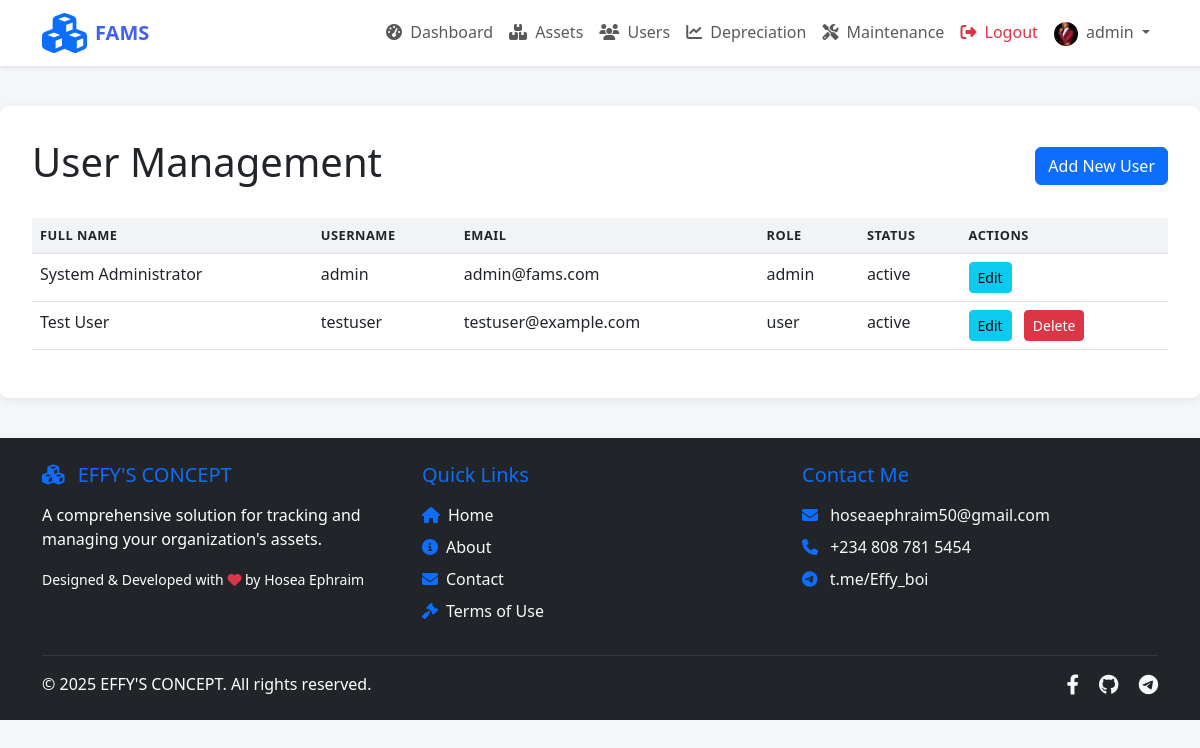
The page /admin/users.php (signed in) on the database its author committed.
### tables this page shows
CREATE TABLE IF NOT EXISTS `users` (
  `user_id` INT AUTO_INCREMENT PRIMARY KEY,
  `username` VARCHAR(50) NOT NULL UNIQUE,
  `password` VARCHAR(255) NOT NULL,
  `email` VARCHAR(100) NOT NULL UNIQUE,
  `full_name` VARCHAR(100) NOT NULL,
  `phone` VARCHAR(20),
  `department` VARCHAR(100),
  `position` VARCHAR(100),
  `profile_picture` VARCHAR(255),
  `role` ENUM('admin','user') DEFAULT 'user',
  `status` ENUM('active','inactive') DEFAULT 'active',
  `theme_preference` ENUM('light','dark','system') DEFAULT 'system',
  `language_preference` VARCHAR(10) DEFAULT 'en',
  `last_login` TIMESTAMP NULL,
  `failed_login_attempts` INT DEFAULT 0,
  `lockout_time` TIMESTAMP NULL,
  `created_at` TIMESTAMP DEFAULT CURRENT_TIMESTAMP,
  `updated_at` TIMESTAMP DEFAULT CURRENT_TIMESTAMP ON UPDATE CURRENT_TIMESTAMP,
  INDEX `idx_email` (`email`),
  INDEX `idx_department` (`department`),
  INDEX `idx_role` (`role`),
  INDEX `idx_status` (`status`)
);

### admin/users.php (the view, shortened to what this page needs)
<?php
require_once '../includes/header.php';
$stmt = $pdo->query('SELECT * FROM users ORDER BY full_name');
$users = $stmt->fetchAll();
?>
<!DOCTYPE html>
<html lang="en">
<head>
    <link href="https://cdn.jsdelivr.net/npm/bootstrap@5.3.0/dist/css/bootstrap.min.css" rel="stylesheet">
</head>
<body>
    <div class="user-container">
        <div class="d-flex justify-content-between align-items-center mb-4">
            <h1>User Management</h1>
            <a href="add-user.php" class="btn btn-primary">Add New User</a>
        </div>
        <div class="table-responsive">
            <table class="table table-hover">
                <thead>
                    <tr>
                        <th>Full Name</th>
                        <th>Username</th>
                        <th>Email</th>
                        <th>Role</th>
                        <th>Status</th>
                        <th>Actions</th>
                    </tr>
                </thead>
                <tbody>
                    <?php foreach ($users as $user): ?>
                        <tr>
                            <td><?php echo htmlspecialchars($user['full_name']); ?></td>
                            <td><?php echo htmlspecialchars($user['username']); ?></td>
                            <td><?php echo htmlspecialchars($user['email']); ?></td>
                            <td><?php echo htmlspecialchars($user['role']); ?></td>
                            <td>
                                <?php
                                $status = $user['status'] ?? 'active';
                                echo htmlspecialchars($status);
                                ?>
                            </td>
                            <td>
                                <a href="edit-user.php?id=<?php echo $user['user_id']; ?>" class="btn btn-sm btn-info me-2">Edit</a>
                                <?php if ($user['user_id'] !== $_SESSION['user_id']): ?>
                                    <form method="post" action="users.php" class="d-inline">
                                        <button type="submit" name="delete_user" class="btn btn-sm btn-danger" onclick="return confirm('Are you sure you want to delete this user?')">
                                            Delete
                                        </button>
                                    </form>
                                <?php endif; ?>
                            </td>
                        </tr>
                    <?php endforeach; ?>
                </tbody>
            </table>
        </div>
    </div>
<?php require_once '../includes/footer.php'; ?>
</body>
</html>

### assets/css/style.css (style rules this page uses)
:root { --primary: #4361ee; --primary-dark: #3a56d4; --secondary: #7209b7; --success: #38b000; --info: #4cc9f0; --warning: #f8961e; --danger: #ef476f; --light: #f8f9fa; --dark: #212529; --gray: #6c757d; --gray-light: #f1f3f5; --body-bg: #f8f9fa; --sidebar-bg: #ffffff; --card-bg: #ffffff; }
body { font-family: 'Poppins', -apple-system, BlinkMacSystemFont, 'Segoe UI', Roboto, Oxygen, Ubuntu, Cantarell, 'Open Sans', 'Helvetica Neue', sans-serif; background-color: var(--body-bg); color: var(--dark); }
.table { border-collapse: separate; border-spacing: 0; }
.table thead th { background-color: var(--gray-light); border-top: none; font-weight: 600; text-transform: uppercase; font-size: 0.8rem; letter-spacing: 0.5px; }
.btn { border-radius: 6px; padding: 0.6rem 1.5rem; font-weight: 500; }
.btn-primary { background-color: var(--primary); border-color: var(--primary); }

### admin/users.php (style rules this page uses)
body { background: #f4f6fa; }
.user-container { max-width: 1200px; margin: 40px auto; background: #fff; border-radius: 8px; box-shadow: 0 2px 8px rgba(0,0,0,0.08); padding: 32px; }

### rows shown on the page
users: full_name "System Administrator", username "admin", email "admin@fams.com", role "admin", status "active"
users: full_name "Test User", username "testuser", email "testuser@example.com", role "user", status "active"

### other values the page prints
$_SESSION['username'] "admin"
